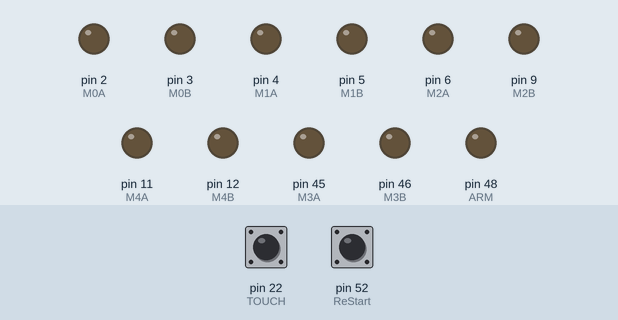
A sketch run on a simulated Arduino Mega 2560, built with avr-gcc and run on an emulated ATmega2560. On the bench: output pins drawn as LEDs (lit = HIGH). The inputs (shaded band) are chosen by the test bench; at power-on: pin 22 (TOUCH) LOW, pin 52 (ReStart) LOW. What the sketch prints to the serial monitor is not drawn.

Above: at 1.2 s.
1.3 s: pin 22 (TOUCH) pulled HIGH for 0.15 s
At 1.7 s:
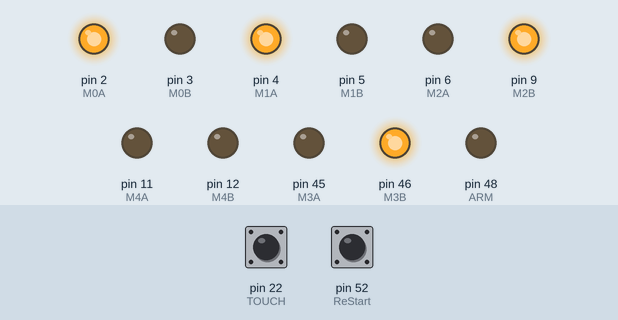
At 9.5 s:
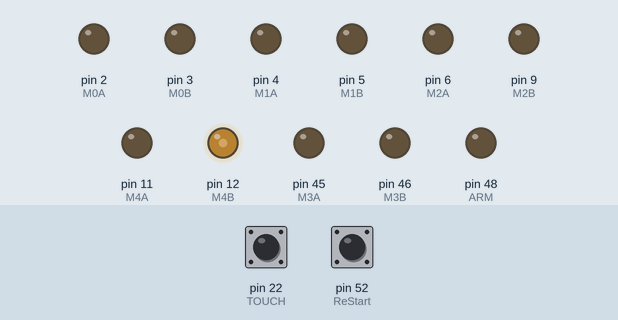
Timing chart, 0 to 21.0 s (numbered marks = the images above; inputs shaded):
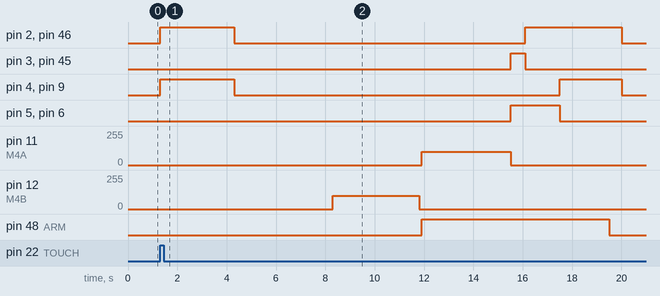

Measured:
- after the input at 1.3 s, pin 2 (M0A): LOW → HIGH at once, → LOW 3.0 s later, → HIGH 11.8 s later, → LOW 3.9 s later; pin 3 (M0B): LOW → HIGH after 14.2 s, → LOW 0.60 s later

The sketch:

kyuudai_robocon_program.ino
```cpp
int M0A=2,M0B=3;//右輪上
int M1A=4,M1B=5;//左輪下
int M2A=6,M2B=9;//左輪上
int M3A=45,M3B=46;//右輪下
int M4A=11,M4B=12;//アームの滑車
int ARM = 48; //エアー
int TOUCH = 22;//タッチセンサーの認識
int ReStart = 52;//電源回路についてる５V出力のスイッチの制御
unsigned long time_m = 0;
unsigned long time_n = 0;
unsigned long time_nagasa = 0;
int flag1 = 0;//タッチセンサ までの　条件分岐の　flag1
int flag2 = 0;//リスタートまでの条件分岐で使うflag2
int flag3 = 0;//台までの条件分岐で使うflag3
int flag4 = 0;


//最初からアームを上げておく
void setup()
{
    // put your setup code here, to run once:
    pinMode(M0A, OUTPUT);
    pinMode(M0B, OUTPUT);
    pinMode(M1A, OUTPUT);
    pinMode(M1B, OUTPUT);
    pinMode(M2A, OUTPUT);
    pinMode(M2B, OUTPUT);
    pinMode(M3A, OUTPUT);
    pinMode(M3B, OUTPUT);
    pinMode(M4A, OUTPUT);
    pinMode(M4B, OUTPUT);
    pinMode(ARM, OUTPUT);
    pinMode(TOUCH,INPUT);
    pinMode(ReStart,INPUT);
    Serial.begin(115200);
    //Serial.begin(57600);

    int num;
    num = digitalRead(ReStart) ; //電源回路のスイッチの状態を読む
    int status = 0 ;

    if(digitalRead(TOUCH)  == HIGH)
    {
        status = status + 1;
    }
}

void loop()
{
   int num;
   num = digitalRead(ReStart) ; //電源回路のスイッチの状態を読む
   int status = 0 ;

   if(digitalRead(TOUCH)  == HIGH)
   {
      status = status + 1;
      Serial.print(F("\r\n5VOFF ＆＆　タッチO"));
   }

   /* while (num == HIGH) {}
    time_m = micros();//スイッチが押され始めた時刻
    delayMicroseconds(20); //チャタリング対策
    Serial.println(time_m);
    while (num == LOW) {}
    time_n = micros(); //リスタートスイッチが話された時刻
    delayMicroseconds(20);
    time_nagasa = time_n - time_m; //スイッチが押下されて離された時間を算出*/


   if(num == HIGH)
   {
      if(status == 0)
      {
         Serial.print(F("\r\n5Von ＆＆　タッチOFF"));
         if(flag1==0)
         {
            Right();
            delay(1100);
            flag1++;
         }
         else
         {
            Stop();
         }
      }
      else
      {
         Serial.print(F("\r\n5Von ＆＆　タッチOn"));
         if ( flag2 == 0)
         {
            delay(900);
            Left();
            delay(1000);
            Up();
            delay(1800);
            Right();
            delay(1000);
            Up();
            delay(2000);
            Left();
            delay(800);
            Up();
            delay(2500);//リスタート位置到着
            flag2++;
         }
         else
         {
            Stop();
         }
      }
  }

  if(num == LOW)
  {
     if(status == 0)
     {
         Serial.print(F("\r\n5VOFF ＆＆　タッチO"));
         Stop();
     }
     else
     {
         Serial.print(F("\r\n5VOFF ＆＆　タッチ1"));
         //リスタート位置から
         if (flag3 == 0)
         {
          Serial.print(F("\r\n5VOFF ＆＆　タッチO flag3 == 0"));
            Right();
            delay(3000);
            Stop();
            delay(4000);
            flag3++;
         }

         if(flag3 == 1)
         {
             Serial.print(F("\r\n5VOFF ＆＆　タッチO flag3 == 0"));
              if(flag4 == 0){
                 ARMDOWN();
                  delay(3500);//アームを下げる
                  ARMSTOP();
                  delay(100);
                  ARMCATCH();

              flag4++;
            }
           if(flag4 ==1){
              Serial.print(F("\r\n5VOFF ＆＆　タッチO flag4 == 1"));
              ARMUP();
              delay(3600);//ゴールカップを掴む
            flag4++;
           }
           if(flag4 ==2){
              Serial.print(F("\r\n5VOFF ＆＆　タッチO flag4 == 2"));
            ARMSTOP();
           }
              flag3++;
         }

         if(flag3 == 2)
         {
            Left();
            delay(600);
            TurnRight();//右旋回(フィールドに依存）
            delay(1400);
            Right();//台に到着
            delay(2000);
            ARMLEAVE();
            delay(500);
            Right();
            delay(10);
            Stop();
            delay(10000);
         }
     }
  }
}

void Stop() {
 moterrun(M0A,M0B,0);//右輪上
 moterrun(M1A,M1B,0);//左輪上
 moterrun(M2A,M2B,0);//右輪下
 moterrun(M3A,M3B,0);//左輪下

}
void Up() {
 moterrun(M0A,M0B,-255);//右輪上
 moterrun(M1A,M1B,-255);//左輪下
 moterrun(M2A,M2B,-255);//左輪上
 moterrun(M3A,M3B,-255);//右輪下

}


void Left() {
 moterrun(M0A,M0B,-255);//右輪上
 moterrun(M1A,M1B,-255);//左輪上
 moterrun(M2A,M2B,255);//右輪下
 moterrun(M3A,M3B,255);//左輪下

}


void Down() {
  moterrun(M0A,M0B,255);//右輪上
 moterrun(M1A,M1B,255);//左輪上
 moterrun(M2A,M2B,255);//右輪下
 moterrun(M3A,M3B,255);//左輪下
}


void Right() {
 moterrun(M0A,M0B,255);//右輪上
 moterrun(M1A,M1B,255);//左輪上
 moterrun(M2A,M2B,-255);//右輪下
 moterrun(M3A,M3B,-255);//左輪下
}

void TurnRight(){
 moterrun(M0A,M0B,255);//右輪上
 moterrun(M1A,M1B,-255);//左輪上
 moterrun(M2A,M2B,255);//右輪下
 moterrun(M3A,M3B,-255);//左輪下
}

void TurnLeft(){
 moterrun(M0A,M0B,-255);//右輪上
 moterrun(M1A,M1B,255);//左輪上
 moterrun(M2A,M2B,255);//右輪下
 moterrun(M3A,M3B,-255);//左輪下
}


void ARMUP()
{
   moterrun(M4A,M4B,100);//アームをあげる
}

void ARMDOWN()
{
   moterrun(M4A,M4B,-100);//アームを下げる
}

void ARMSTOP()
{
  moterrun(M4A,M4B,0);//アームを下げる
}
void ARMCATCH()
{
   digitalWrite(ARM, HIGH);           //カップを掴む
}

void ARMLEAVE()
{
   digitalWrite(ARM, LOW); //カップを離す
}


void moterrun(int pin1,int pin2,int power)
{
  if(power>=0)
  //正回転
  {
     analogWrite(pin1,power);
     analogWrite(pin2,0);
  }
  else
  //逆回転
  {
     analogWrite(pin1,0);
     analogWrite(pin2,-power);
  }

  return;
}

void omni(int m0,int m1)
//（右輪、左輪）
{
   moterrun(M0A,M0B,m0);
   moterrun(M1A,M1B,m1);

   return;
}
```
